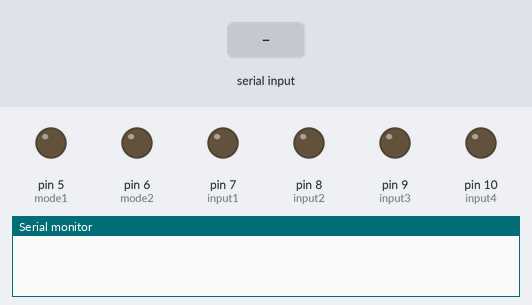
Simulated run of this sketch. Board: Arduino Uno, built with avr-gcc and run on an emulated ATmega328P. On the bench: output pins drawn as LEDs (lit = HIGH), the last lines printed to the serial monitor. The test bench sets the inputs (shaded band).

Above: at 1.2 s.
1.3 s: "A1A1" received over Serial
At 1.7 s:
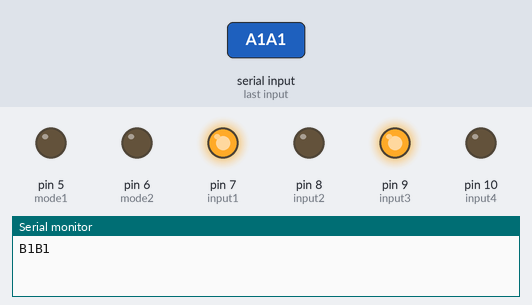
2.8 s: "A2A2" received over Serial
At 4.0 s:
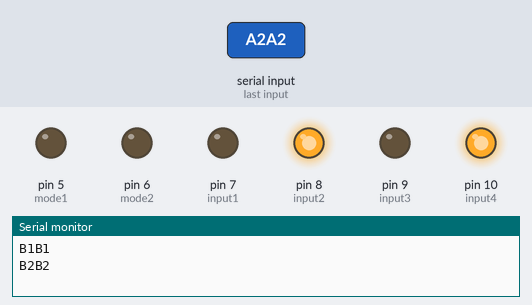
4.3 s: "A3A3" received over Serial
At 5.2 s:
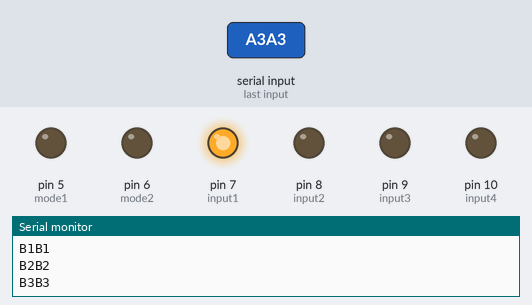
5.8 s: "A4A4" received over Serial
At 6.3 s:
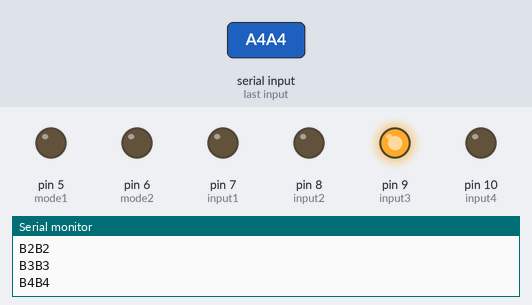
7.3 s: "A5A5" received over Serial
At 8.7 s:
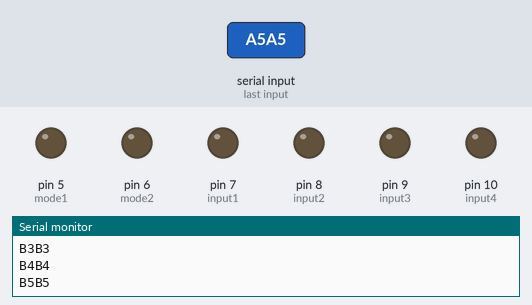
Timing chart, 0 to 9.8 s (numbered marks = the images above; inputs shaded):
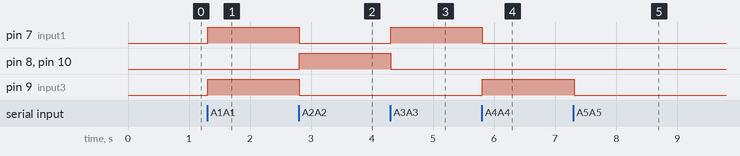

Measured:
- after the input at 1.3 s, pin 7 (input1), pin 9 (input3): LOW → HIGH at once
- after the input at 2.8 s, pin 7 (input1), pin 9 (input3): HIGH → LOW at once; pin 8 (input2), pin 10 (input4): LOW → HIGH at once
- after the input at 4.3 s, pin 7 (input1): LOW → HIGH at once; pin 8 (input2), pin 10 (input4): HIGH → LOW at once
- after the input at 5.8 s, pin 7 (input1): HIGH → LOW at once; pin 9 (input3): LOW → HIGH at once
- after the input at 7.3 s, pin 9 (input3): HIGH → LOW at once

The sketch:

boat_receiver_nano.ino
```cpp
#include <SoftwareSerial.h>
SoftwareSerial mySerial(2,3);//RX=2,TX=3

int input1 = 7;
int input2 = 8;
int input3 = 9;
int input4 = 10;

int mode1 = 5;
int mode2 = 6;

long mytime,lasttime;
int Ms=2000;
String comdata = "";
int STATE=1;

void setup()
{
  Serial.begin(9600);
  pinMode(input1,OUTPUT);
  pinMode(input2,OUTPUT);
  pinMode(input3,OUTPUT);
  pinMode(input4,OUTPUT);

  pinMode(mode1,OUTPUT);
  pinMode(mode2,OUTPUT);

  digitalWrite(mode1,LOW);
  digitalWrite(mode2,LOW);

 digitalWrite(input1,LOW);
 digitalWrite(input2,LOW);
 digitalWrite(input3,LOW);
 digitalWrite(input4,LOW);

  mySerial.begin(9600);
}

void loop()
{
  while (Serial.available() > 0)
  {
    comdata += char(Serial.read());
    delay(2);
  }

  if (comdata.length() > 0)
  {
    if(comdata=="A1A1"){
      //forward
      digitalWrite(input1,HIGH);
      digitalWrite(input2,LOW);
      digitalWrite(input3,HIGH);
      digitalWrite(input4,LOW);
      Serial.println("B1B1");
    }
    else if(comdata=="A2A2"){
      //back
      digitalWrite(input1,LOW);
      digitalWrite(input2,HIGH);
      digitalWrite(input3,LOW);
      digitalWrite(input4,HIGH);
      Serial.println("B2B2");
    }
    else if(comdata=="A3A3"){
      digitalWrite(input1,HIGH);
      digitalWrite(input2,LOW);
      digitalWrite(input3,LOW);
      digitalWrite(input4,LOW);
      Serial.println("B3B3");
    }
    else if(comdata=="A4A4"){
      digitalWrite(input1,LOW);
      digitalWrite(input2,LOW);
      digitalWrite(input3,HIGH);
      digitalWrite(input4,LOW);
      Serial.println("B4B4");
    }
    else if(comdata=="A5A5"){
      digitalWrite(input1,LOW);
      digitalWrite(input2,LOW);
      digitalWrite(input3,LOW);
      digitalWrite(input4,LOW);
      Serial.println("B5B5");
    }

    STATE=!STATE;
    digitalWrite(13,STATE);
    comdata = "";
  }

  mytime=millis();
  if(mytime-lasttime>=Ms)
  {
    lasttime=mytime;
    ///Serial.print("hello lora");
  }
}
```
